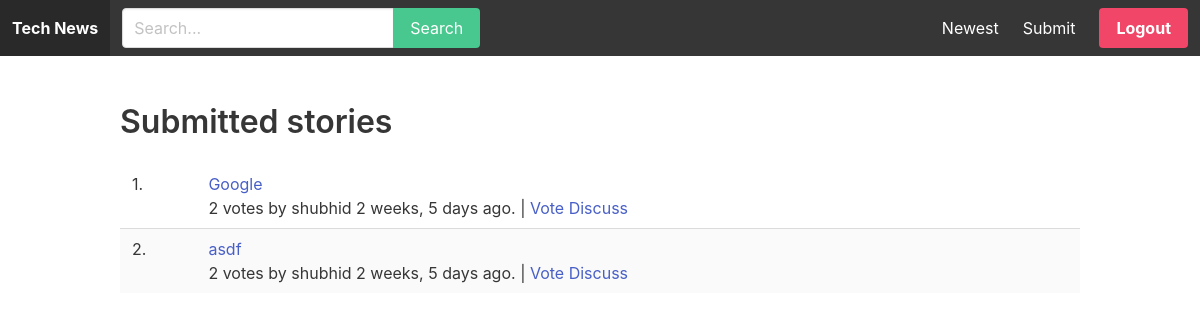
Screenshot of /userprofile/shubhid/submissions/ with the database file from the repository.
### story/models.py (models this page shows, shortened)
class Story(models.Model):
    title = models.CharField(max_length=255)
    url = models.URLField()
    number_of_votes = models.IntegerField(default=1)
    created_by = models.ForeignKey(User, related_name='stories', on_delete=models.CASCADE)
    created_at = models.DateTimeField(auto_now_add=True)
    class Meta:
        ordering = ['-created_at']

### userprofile/views.py (the view)
# urls.py: path('<str:username>/submissions/', views.submissions, name='submissions'),
def submissions(request, username):
    user = get_object_or_404(User, username=username)
    stories = user.stories.all()
    return render(request, 'userprofile/submissions.html', {"user":user, "stories":stories})

### templates/userprofile/submissions.html
{% extends 'core/base.html' %}
{% block content %}
  <div class="container">
    <div class="columns">
      <div class="column is-12">
        <h1 class="title">Submitted stories</h1>
      </div>
    </div>
    {% include 'story/parts/stories.html' %}
  </div>
{% endblock %}

### templates/story/parts/stories.html
<div class="columns">
  <div class="column is-12">
    <table class="table is-striped is-fullwidth">
      <tbody>
        {% for story in stories %}
          <tr>
            <td>{{ forloop.counter }}.</td>
            <td>
              <a href="{{ story.url }}" target="_blank"> {{ story.title }} </a>
              <p>
                {{ story.number_of_votes }} votes by {{ story.created_by.username }} {{ story.created_at|timesince}} ago. |
                {% if not story.created_by == request.user %} <a href="{% url 'story:vote' story.id %}">Vote</a> {% endif %}
                <a href="{% url 'story:story' story.id %}">Discuss</a>
              </p>
            </td>
          </tr>
        {% endfor %}
      </tbody>
    </table>
  </div>
</div>

### rows the page displays
Story: title "Google", number_of_votes "2", created_by.username "shubhid", created_at "2 weeks, 5 days", shows "Vote"
Story: title "asdf", number_of_votes "2", created_by.username "shubhid", created_at "2 weeks, 5 days", shows "Vote"
